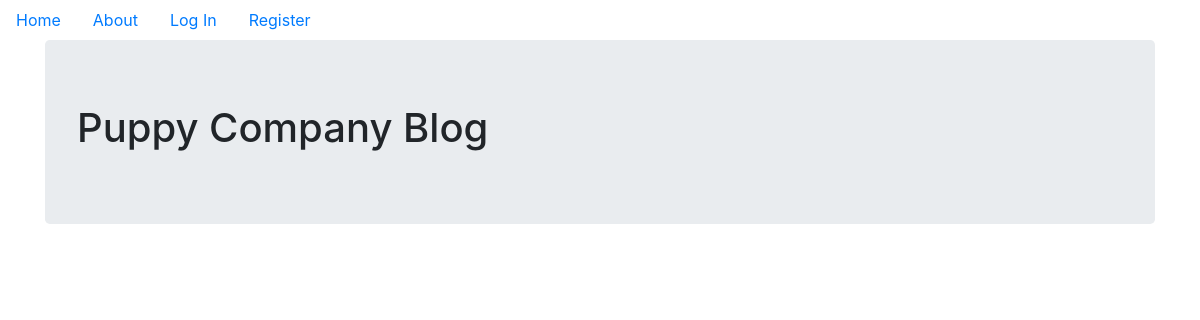
Before: / with the older database file.
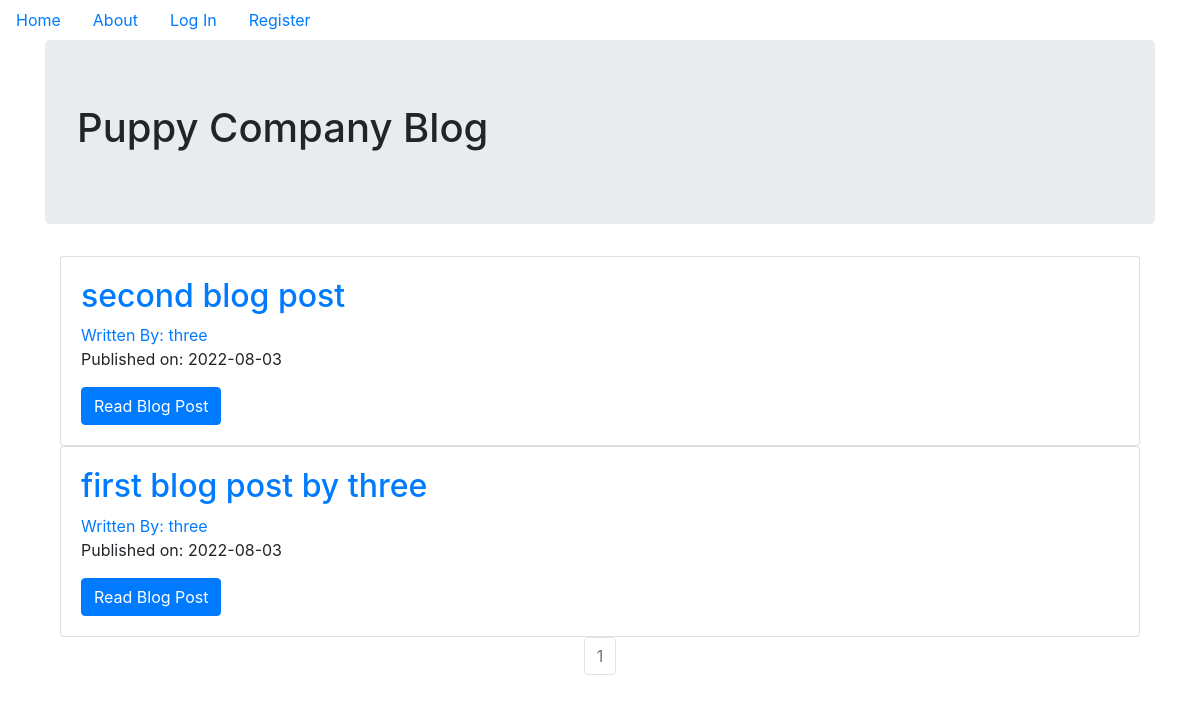
After: the same page with the newer database file.
### puppycompanyblog/models.py (models this page shows, shortened)
class BlogPost(db.Model):
    users = db.relationship(User)
    id = db.Column(db.Integer, primary_key=True)
    user_id = db.Column(db.Integer, db.ForeignKey('users.id'), nullable=False)
    date = db.Column(db.DateTime, nullable=False, default=datetime.utcnow)
    title = db.Column(db.String(140), nullable=False)
    text = db.Column(db.Text, nullable=False)

class User(db.Model, UserMixin):
    __tablename__ = 'users'
    id = db.Column(db.Integer, primary_key = True)
    profile_image = db.Column(db.String(20), nullable=False, default='default_profile.png')
    email = db.Column(db.String(64), unique=True, index=True)
    username = db.Column(db.String(64), unique=True, index=True)
    password_hash = db.Column(db.String(128))
    posts = db.relationship('BlogPost', backref='author', lazy=True)

### puppycompanyblog/core/views.py (the view)
@core.route('/')
def index():
    page = request.args.get('page',1,type=int)
    blog_posts = BlogPost.query.order_by(BlogPost.date.desc()).paginate(page=page,per_page=5)
    return render_template('index.html',blog_posts=blog_posts)

### puppycompanyblog/templates/index.html
{% extends "base.html" %}
{% block content %}
<div class="jumbotron">
  <h1>Puppy Company Blog</h1>
</div>
<div class="container">
  {% for post in blog_posts.items %}
  <div class="card">
    <div class="card-body">
      <h2><a class='card-title' href="{{url_for('blog_posts.blog_post',blog_post_id=post.id)}}">{{post.title}}</a></h2>
      <a href="{{url_for('users.user_posts',username=post.author.username)}}">Written By: {{ post.author.username}}</a>
      <p>Published on: {{post.date.strftime('%Y-%m-%d')}}</p>
      <a class='btn btn-primary' href="{{url_for('blog_posts.blog_post',blog_post_id=post.id)}}">Read Blog Post</a>
    </div>
  </div>
  {% endfor %}
</div>
<nav aria-label='Page Navigation example'>
  <ul class='pagination justify-content-center'>
    {% for page_num in blog_posts.iter_pages(left_edge=1,right_edge=1,left_current=1,right_current=2) %}
      {% if blog_posts.page == page_num %}
        <li class='page-item disabled'>
          <a class='page-link' href="{{url_for('core.index', page=page_num)}}">{{ page_num }}</a>
        </li>
      {% else %}
        <li class='page-item'>
          <a class='page-link' href="{{url_for('core.index', page=page_num)}}">{{ page_num }}</a>
        </li>
      {% endif %}
    {% endfor %}
  </ul>
</nav>
{% endblock %}

Changed rows visible on the page:
added BlogPost: title "second blog post", author.username "three", date "2022-08-03"
added BlogPost: title "first blog post by three", author.username "three", date "2022-08-03"
Other visible differences:
new list line: "1"
